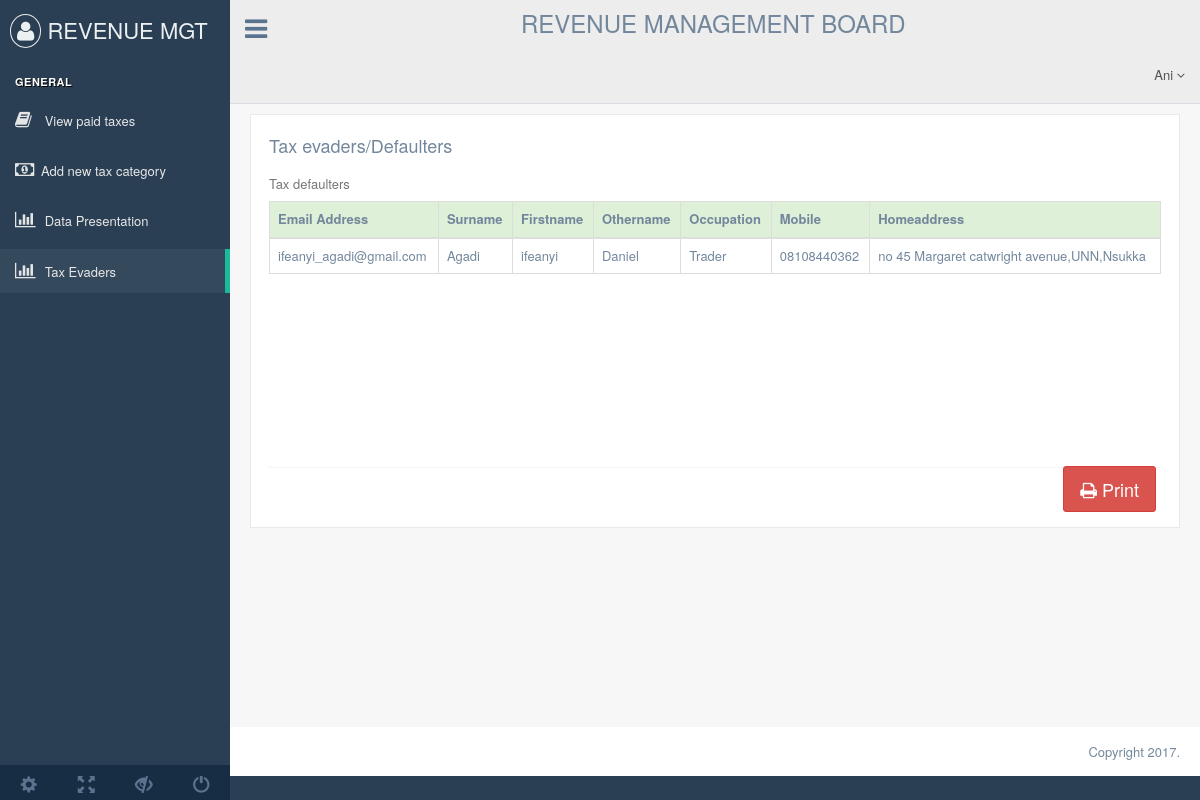
/evaders.php (signed in), run on the app's committed database.
### tables this page shows
CREATE TABLE `users` (
  `userid` int(11) NOT NULL,
  `surname` varchar(200) NOT NULL,
  `firstname` varchar(200) NOT NULL,
  `othername` varchar(200) NOT NULL,
  `mobile` varchar(200) NOT NULL,
  `occupation` varchar(200) NOT NULL,
  `homeaddress` text NOT NULL,
  `dob` date NOT NULL,
  `email` varchar(200) NOT NULL,
  `password` varchar(200) NOT NULL,
  `sec_question` text NOT NULL,
  `sec_answer` text NOT NULL,
  `paid` int(11) DEFAULT NULL
);

### classes/adminclass.php (called while the page is built, shortened)
<?php
class Admin
{
  private $serverName,$dbname,$user,$dbpass;
  public function setDatabase($serverName,$dbname,$user,$dbpass){
    $this->serverName = $serverName;
    $this->dbname = $dbname;
    $this->user = $user;
    $this->dbpass = $dbpass;
  }
  public function getTaxEvaders() {
    try {
      $connectDB = new PDO("mysql:host=$this->serverName;dbname=$this->dbname",$this->user,$this->dbpass);
      $stmt = $connectDB->prepare("SELECT * FROM users WHERE paid=0 AND occupation='Trader'");
      $stmt->execute();
      return $stmt->fetchAll();
    } catch (PDOException $e) {
      throw new Exception($e->getMessage());
    }
  }
}
 ?>

### evaders.php (the view, shortened to what this page needs)
<?php
  if(!isset($_SESSION["adminemail"])){
    header("Location:adminlogin.php");
  }
  else{
?>
<!DOCTYPE html>
<html lang="en">
  <head>
    <link href="vendors/bootstrap/dist/css/bootstrap.min.css" rel="stylesheet">
    <link href="vendors/font-awesome/css/font-awesome.min.css" rel="stylesheet">
    <link href="vendors/nprogress/nprogress.css" rel="stylesheet">
    <link href="build/css/custom.min.css" rel="stylesheet">
  </head>
  <body class="nav-md">
    <div class="container body">
      <div class="main_container">
        <div class="col-md-3 left_col menu_fixed">
          <div class="left_col scroll-view">
            <div class="navbar nav_title" style="border: 0;">
              <a href="in" class="site_title"><i class="fa fa-user"></i> <span>REVENUE MGT SYSTEM</span></a>
            </div>
            <br />
            <div id="sidebar-menu" class="main_menu_side hidden-print main_menu">
              <div class="menu_section">
                <h3>General</h3>
                <ul class="nav side-menu">
                  <li><a href="admindashboard.php"><i class="fa fa-book"></i> View paid taxes</a></li>
                  <li><a href="addcategory.php"><i class="fa fa-money"></i>Add new tax category</a></li>
                  <li><a href="datapresentation.php"><i class="fa fa-bar-chart"></i> Data Presentation</a></li>
                  <li><a href="evaders.php"><i class="fa fa-bar-chart"></i> Tax Evaders</a></li>
                </ul>
              </div>
            </div>
            <div class="sidebar-footer hidden-small">
              <a data-toggle="tooltip" data-placement="top" title="Settings">
                <span class="glyphicon glyphicon-cog" aria-hidden="true"></span>
              </a>
              <a data-toggle="tooltip" data-placement="top" title="FullScreen">
                <span class="glyphicon glyphicon-fullscreen" aria-hidden="true"></span>
              </a>
              <a data-toggle="tooltip" data-placement="top" title="Lock">
                <span class="glyphicon glyphicon-eye-close" aria-hidden="true"></span>
              </a>
              <a data-toggle="tooltip" data-placement="top" title="Logout" href="adminlogout.php">
                <span class="glyphicon glyphicon-off" aria-hidden="true"></span>
              </a>
            </div>
          </div>
        </div>
        <div class="top_nav">
          <div class="nav_menu">
            <nav>
              <div class="nav toggle">
                <a id="menu_toggle"><i class="fa fa-bars"></i></a>
              </div>
              <ul class="nav navbar-nav navbar-right">
                <h3>REVENUE MANAGEMENT BOARD</h3>
                <li class="">
                  <a href="javascript:;" class="user-profile dropdown-toggle" data-toggle="dropdown" aria-expanded="false">
                    <?php
                    echo "<span alt=''>"; echo $_SESSION['adminsurname']; "</span>";
                    ?>
                    <span class=" fa fa-angle-down"></span>
                  </a>
                </li>
              </ul>
            </nav>
          </div>
        </div>
        <div class="right_col" role="main">
          <div class="">
            <div class="page-title">
            </div>
            <div class="row">
              <div class="col-md-12">
                <div class="x_panel">
                  <div class="panel">
                    <h4>
                      Tax evaders/Defaulters
                    </h4>
                    <div class="" style="height:300px;">
                      <?php
                      require_once("classes/database.php");
                      require_once("classes/adminclass.php");
                      $object = new Admin();
                      $object->setDatabase($serverName,$dbname,$user,$dbpass);
                      $result = $object->getTaxEvaders();
                      if (count($result)<1) {
                      }
                      else {
                        echo'<table class="table table-hover table-responsive table-bordered">
                        <caption>Tax defaulters</caption>
                        <thead>
                        <tr class="success">
                        <th>Email Address</th>
                        <th>Surname</th>
                        <th>Firstname</th>
                        <th>Othername</th>
                        <th>Occupation</th>
                        <th>Mobile</th>
                        <th>Homeaddress</th>
                        </tr>
                        </thead>
                        <tbody>';
                        foreach ($result as $value) {
                          $useremail = $value['email'];
                          $surname = $value['surname'];
                          $firstname = $value['firstname'];
                          $othername = $value['othername'];
                          $occupation = $value['occupation'];
                          $mobile = $value['mobile'];
                          $homeaddress = $value['homeaddress'];
                          echo "<tr>
                          <td>$useremail</td>
                          <td>$surname</td>
                          <td>$firstname</td>
                          <td>$othername</td>
                          <td>$occupation</td>
                          <td>$mobile</td>
                          <td>$homeaddress</td>
                          <tr>";
                          }
                          ?>
                        </tbody>
                      </table>
                      <?php } ?>
                    </div>
                    <button type="button" class="btn btn-danger btn-lg pull-right" onclick="window.print();"> <span class="fa fa-print"></span> Print</button>
                    </div>
                  </div>
                </div>
              </div>
            </div>
          </div>
        </div>
        <footer>
          <div class="pull-right">
            Copyright 2017.
          </div>
          <div class="clearfix"></div>
        </footer>
      </div>
  </body>
</html>
<?php } ?>

### data on the page
users: email "ifeanyi_agadi@gmail.com", surname "Agadi", firstname "ifeanyi", othername "Daniel", occupation "Trader", mobile "08108440362", homeaddress "no 45 Margaret catwright avenue,UNN,Nsukka"

### other printed values
$_SESSION['adminsurname'] "Ani"
